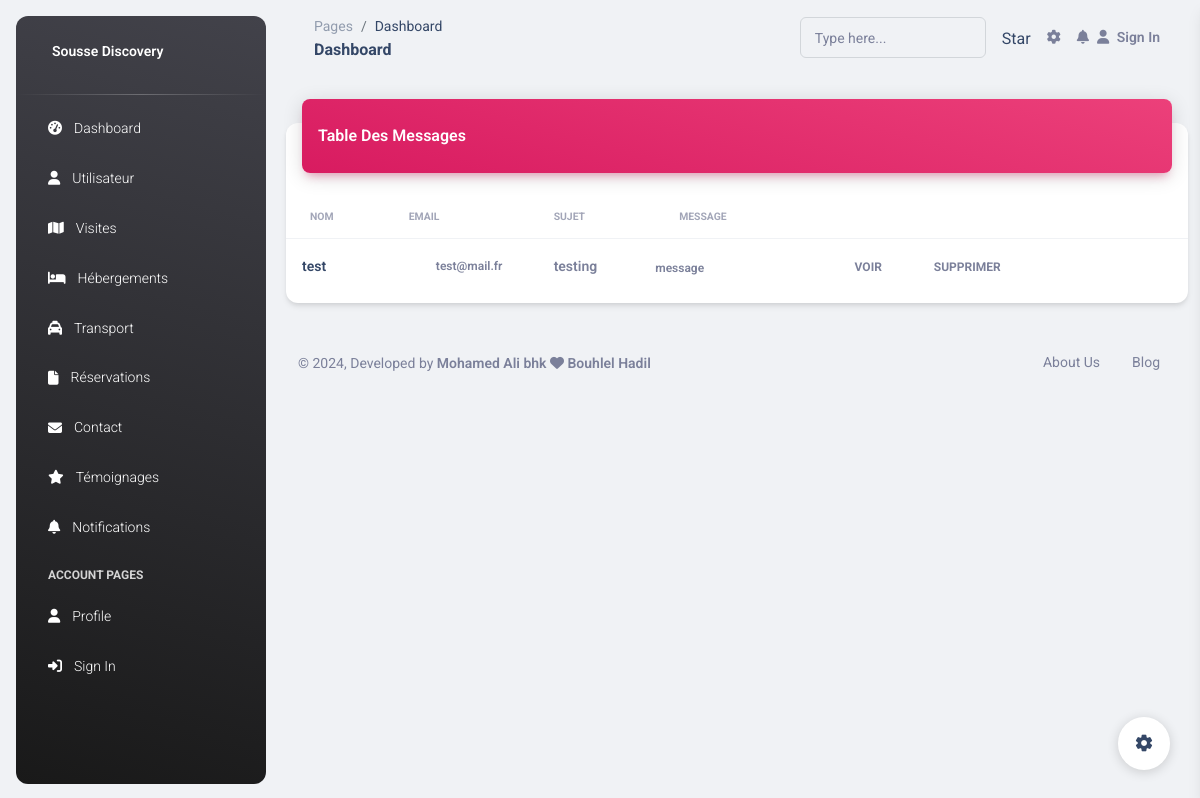
Screenshot of /connexion/contact.php with the database file from the repository.
### tables this page shows
CREATE TABLE IF NOT EXISTS `contact` (
  `id` int NOT NULL AUTO_INCREMENT,
  `nom` varchar(50) NOT NULL,
  `email` varchar(100) NOT NULL,
  `sujet` text NOT NULL,
  `message` text NOT NULL,
  `dateenvoi` varchar(50) NOT NULL,
  `etat` int NOT NULL,
  PRIMARY KEY (`id`)
);

### connexion/database.php (called while the page is built, shortened)
<?php
class database
{
    private $link;
    public function __construct()
    {
        global $link;
        if (is_null($link)) {
            $server = 'localhost';
            $login = 'root';
            $password = '';
            $database = 'sousse_discovery';
            try {
                $this->link = new mysqli($server, $login, $password, $database);
                $this->link->set_charset("utf8");
            } catch (mysqli_sql_exception $e) {
                echo 'Problem de connexion--> ' . $e;
            }
        }
    }
    public function getConnectionDB()
    {
        return $this->link;
    }
}
?>

### connexion/connexion.php (called while the page is built, shortened)
<?php
require_once("database.php");
require_once("contactfct.php");
$database = new database();
$contactfct= new contactfct($database->getConnectionDB());
?>

### connexion/contactfct.php (called while the page is built, shortened)
<?php
class contactfct
{
    private $db;
    public function __construct($db)
    {
        $this->db = $db;
    }
    public function read()
    {
        $table = array();
        $query = mysqli_query($this->db, "SELECT * FROM `contact`");
        while ($result = mysqli_fetch_array($query)) {
            $table[] = $result;
        }
        return $table;
    }
}

### connexion/contact.php (the view, shortened to what this page needs)
<?php require_once('head.php'); ?>
<body class="g-sidenav-show  bg-gray-200">
    <?php require_once('navbarr.php'); ?>
    <div class="container-fluid py-4">
        <div class="row">
            <div class="col-12">
                <div class="card my-4">
                    <div class="card-header p-0 position-relative mt-n4 mx-3 z-index-2">
                        <div class="bg-gradient-primary shadow-primary border-radius-lg pt-4 pb-3">
                            <h6 class="text-white text-capitalize ps-3">Table Des Messages </h6>
                        </div>
                    </div>
                    <div class="card-body px-0 pb-2">
                        <div class="table-responsive p-0">
                            <table class="table align-items-center justify-content-center mb-0">
                                <thead>
                                    <tr>
                                        <th class="text-uppercase text-secondary text-xxs font-weight-bolder opacity-7">Nom</th>
                                        <th class="text-uppercase text-secondary text-xxs font-weight-bolder opacity-7 ps-2">Email</th>
                                        <th class="text-uppercase text-secondary text-xxs font-weight-bolder opacity-7 ps-2">Sujet</th>
                                        <th class="text-uppercase text-secondary text-xxs font-weight-bolder text-center opacity-7 ps-2">Message</th>
                                        <th></th>
                                    </tr>
                                </thead>
                                <tbody>
                                    <?php
                                    $all = $contactfct->read();
                                    foreach ($all as $i => $item) :
                                    ?>
                                        <tr>
                                            <td>
                                                <div class="d-flex px-2">
                                                    <div class="my-auto">
                                                        <h6 class="mb-0 text-sm"><?= $item["nom"]; ?></h6>
                                                    </div>
                                                </div>
                                            </td>
                                            <td class="align-middle text-center">
                                                <div class="d-flex align-items-center justify-content-center">
                                                    <span class="me-2 text-xs font-weight-bold"><?= $item["email"]; ?></span>
                                                </div>
                                            </td>
                                            <td>
                                                <p class="text-sm font-weight-bold mb-0"><?= $item["sujet"]; ?></p>
                                            </td>
                                            <td>
                                                <span class="text-xs font-weight-bold"><?= $item["message"]; ?></span>
                                            </td>
                                            <td class="align-middle">
                                                <button class="btn btn-link text-secondary mb-0">
                                                    <button type="button" class="btn btn-link text-secondary mb-0" data-bs-toggle="modal" data-bs-target="#voir<?= $item["id"]; ?>">
                                                        Voir
                                                    </button>
                                                    <button type="button" class="btn btn-link text-secondary mb-0" data-bs-toggle="modal" data-bs-target="#delete<?= $item["id"]; ?>">
                                                        supprimer
                                                    </button>
                                            </td>
                                        </tr>
     <?php endforeach; ?>
                                </tbody>
                            </table>
                        </div>
                    </div>
                </div>
            </div>
        </div>
        <?php require_once('footerd.php'); ?>
    </div>
    </main>
    <?php require_once('sidebar.php');
     require_once('script.php');  ?>
</body>
</html>

### rows the page displays
contact: nom "test", email "test@mail.fr", sujet "testing", message "message"
